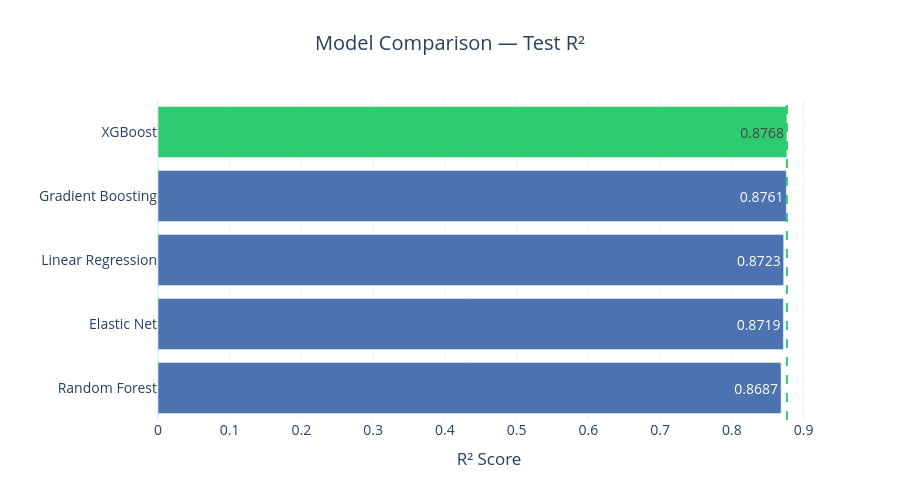

The notebook cell saved with this chart:
### Code cell
import pandas as pd
import plotly.express as px
from sklearn.metrics import r2_score

# =========================
# Calculate Scores
# =========================
test_scores = {}

for name, model in best_models.items():
    y_pred = model.predict(X_test)
    test_scores[name] = round(r2_score(y_test, y_pred), 4)

# =========================
# Create DataFrame
# =========================
results_df = pd.DataFrame({
    "Model": list(test_scores.keys()),
    "R2 Score": list(test_scores.values())
})

results_df = results_df.sort_values(
    by="R2 Score",
    ascending=True
)

# =========================
# Best Model
# =========================
best_name = results_df.iloc[-1]["Model"]
best_score = results_df.iloc[-1]["R2 Score"]

# =========================
# Colors
# =========================
results_df["Category"] = results_df["Model"].apply(
    lambda x: "Best Model" if x == best_name else "Other Models"
)

fig = px.bar(
    results_df,
    x="R2 Score",
    y="Model",
    orientation="h",
    text="R2 Score",
    color="Category",

    color_discrete_map={
        "Best Model": "#2ecc71",
        "Other Models": "#4C72B0"
    },

    title="Model Comparison — Test R²"
)

fig.update_traces(
    texttemplate='%{text:.4f}',
    textposition='inside'
)

fig.update_layout(
    template="plotly_white",

    title={
        "x": 0.5
    },

    xaxis_title="R² Score",
    yaxis_title="",

    font=dict(size=14),

    showlegend=False,

    height=500
)

# Best Score Line
fig.add_vline(
    x=best_score,
    line_dash="dash",
    line_color="#2ecc71",
    line_width=2
)

# =========================
# Show Figure
# =========================
fig.show()

### Figure 1 — Plotly figure (JSON) as saved in the notebook; plotly's stock layout.template omitted (floating-point values rounded to 4 significant figures)
{"data": [{"hovertemplate": "Category=Other Models<br>R2 Score=%{text}<br>Model=%{y}<extra></extra>", "legendgroup": "Other Models", "marker": {"color": "#4C72B0", "pattern": {"shape": ""}}, "name": "Other Models", "orientation": "h", "showlegend": true, "text": [0.8687, 0.8719, 0.8723, 0.8761], "textposition": "inside", "x": [0.8687, 0.8719, 0.8723, 0.8761], "xaxis": "x", "y": ["Random Forest", "Elastic Net", "Linear Regression", "Gradient Boosting"], "yaxis": "y", "type": "bar", "texttemplate": "%{text:.4f}"}, {"hovertemplate": "Category=Best Model<br>R2 Score=%{text}<br>Model=%{y}<extra></extra>", "legendgroup": "Best Model", "marker": {"color": "#2ecc71", "pattern": {"shape": ""}}, "name": "Best Model", "orientation": "h", "showlegend": true, "text": [0.8768], "textposition": "inside", "x": [0.8768], "xaxis": "x", "y": ["XGBoost"], "yaxis": "y", "type": "bar", "texttemplate": "%{text:.4f}"}], "layout": {"xaxis": {"anchor": "y", "domain": [0.0, 1.0], "title": {"text": "R² Score"}}, "yaxis": {"anchor": "x", "domain": [0.0, 1.0], "title": {"text": ""}}, "legend": {"title": {"text": "Category"}, "tracegroupgap": 0}, "title": {"text": "Model Comparison — Test R²", "x": 0.5}, "barmode": "relative", "font": {"size": 14}, "showlegend": false, "height": 500, "shapes": [{"line": {"color": "#2ecc71", "dash": "dash", "width": 2}, "type": "line", "x0": 0.8768, "x1": 0.8768, "xref": "x", "y0": 0, "y1": 1, "yref": "y domain"}]}}
